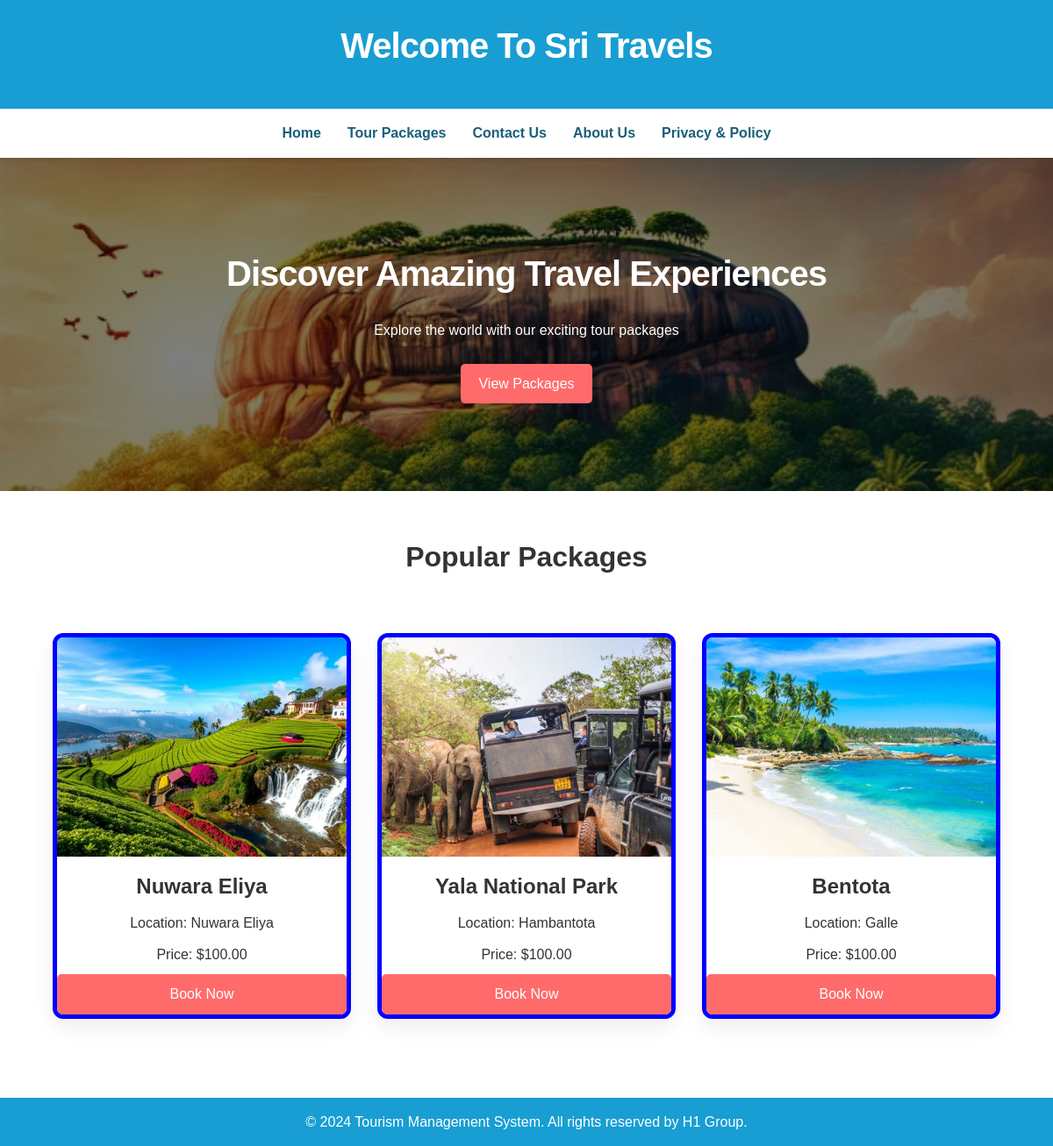
/sritravels/index.php, run on the app's committed database.
### tables this page shows
CREATE TABLE IF NOT EXISTS `tour_packages` (
  `id` int NOT NULL AUTO_INCREMENT,  
  `package_name` varchar(100) NOT NULL,  
  `package_type` varchar(50) NOT NULL,  
  `package_location` varchar(100) NOT NULL,  
  `package_price` decimal(10,2) NOT NULL,  
  `package_details` text,  
  `package_image` varchar(255) DEFAULT NULL,  
  `is_active` tinyint(1) DEFAULT '1',  
  `created_at` timestamp NULL DEFAULT CURRENT_TIMESTAMP,  
  PRIMARY KEY (`id`)  
);

### sritravels/index.php (the view, shortened to what this page needs)
<?php
$database = new Database();
$conn = $database->getConnection();
$query = "SELECT * FROM tour_packages WHERE is_active = TRUE LIMIT 3";
$featured_packages = $conn->query($query);
?>
<!DOCTYPE html>
<html lang="en">
<head>
    <link rel="stylesheet" href="assets/css/styles.css">
</head>
<body>
    <?php include 'includes/header.php'; ?>
    <?php include 'includes/navigation.php'; ?>
    <main class="home-page">
        <section class="hero">
            <h1>Discover Amazing Travel Experiences</h1>
            <p>Explore the world with our exciting tour packages</p>
            <br>
            <a href="tour-packages.php" class="btn">View Packages</a>
        </section>
        <section class="featured-packages">
            <h2>Popular Packages</h2>
            <div class="packages-container">
                <?php while($package = $featured_packages->fetch_assoc()): ?>
                    <div class="package-card">
                        <img src="assets/images/packages/<?php echo $package['package_image']; ?>" alt="<?php echo $package['package_name']; ?>">
                        <h3><?php echo $package['package_name']; ?></h3>
                        <p>Location: <?php echo $package['package_location']; ?></p>
                        <p>Price: $<?php echo number_format($package['package_price'], 2); ?></p>
                        <a href="booking.php?package_id=<?php echo $package['id']; ?>" class="btn">Book Now</a>
                    </div>
                <?php endwhile; ?>
            </div>
        </section>
    </main>
    <?php include 'includes/footer.php'; ?>
</body>
</html>

### sritravels/assets/css/styles.css (style rules this page uses)
* { margin: 0; padding: 0; box-sizing: border-box; }
body { font-family: 'Arial', sans-serif; line-height: 1.6; color: #333; background-color: #ffffff; }
h1, h2, h3 { color: var(--primary-color); margin-bottom: 20px; font-weight: 700; text-transform: capitalize; }
h1 { font-size: 2.5rem; letter-spacing: -1px; }
h2 { font-size: 2rem; }
h3 { font-size: 1.5rem; }
.btn { display: inline-block; background-color: #ff6b6b; color: white; padding: 10px 20px; text-decoration: none; border-radius: 5px; transition: background-color 0.3s ease; }
.home-page .hero { background-image: linear-gradient(rgba(0,0,0,0.5), rgba(0,0,0,0.5)), url('../images/hero.png'); background-size: cover; background-position: center; color: white; text-align: center; padding: 100px 20px; }
.home-page .hero h1 { color: white; font-size: 2.5em; margin-bottom: 20px; }
.featured-packages { padding: 50px 0; text-align: center; }
.packages-container { display: flex; flex-wrap: wrap; justify-content: center; gap: 20px; }
.package-card { background-color: white; border-radius: 12px; box-shadow: 0 10px 25px rgba(0, 0, 0, 0.07); overflow: hidden; transition: all 0.4s ease; border: 1px solid rgba(0, 0, 0, 0.05); display: flex; flex-direction: column; border: solid blue 5px; }
.package-card img { width: 100%; height: 250px; object-fit: cover; transition: transform 0.4s ease; }
.package-card h3 { color: var(--primary-color); font-size: 1.5rem; margin: 15px; margin-bottom: 10px; }
.package-card p { color: var(--text-color); margin: 0 15px 10px; font-size: 1rem; }
.packages-container { display: grid; grid-template-columns: repeat(auto-fit, minmax(320px, 1fr)); gap: 30px; padding: 40px 5%; }

### data on the page
tour_packages: package_image+package_name (picture), package_name "Nuwara Eliya", package_location "Nuwara Eliya", package_price "100.00"
tour_packages: package_image (picture), package_name "Yala National Park", package_location "Hambantota", package_price "100.00"
tour_packages: package_image+package_name (picture), package_name "Bentota", package_location "Galle", package_price "100.00"
